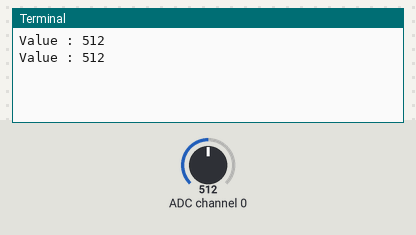
A program run on a simulated Raspberry Pi (BCM pin numbers). Parts: the last lines printed to the terminal. The test bench sets the inputs (shaded band); at power-on: ADC channel 0 = 512 (analog values on the 0–1023 scale).

Above: at 1.2 s.
1.3 s: ADC channel 0 set to 716
At 2.6 s:
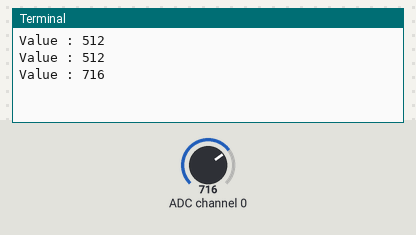
2.8 s: ADC channel 0 set to 900
At 3.7 s:
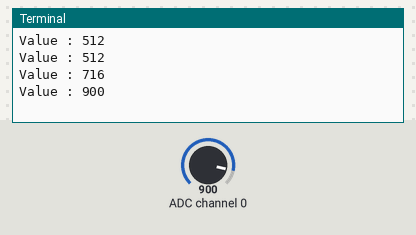
Timing chart, 0 to 5.8 s (numbered marks = the images above; inputs shaded):
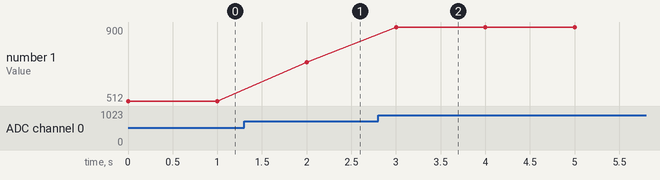

Measured:
- after the input at 1.3 s, the terminal: prints a new line after 0.70 s (image 1)
- after the input at 2.8 s, the terminal: prints a new line after 0.20 s (image 2)
- plotted number 1: 512 → 716 after the input at 1.3 s, 716 → 900 after the input at 2.8 s

The program:

spi-test.py
```python
import spidev
import time

# Sensor Port - where analog device is connected to
sensorChannel = 0

spi = spidev.SpiDev()
# Open connection to SPI device: Bus 0, Device 0
spi.open(0,0)

# Read using SPI - A to D convertor
# Has 0 to 7 inputs
# Returns integer of value read 0 to 1023
# or returns -1 on error
def readAnalog(input):
    if (input < 0 or input > 7):
        return -1
    req = 8+input
    # shift to higher bits
    req = req << 4
    # 1 and 0 are start and stop values in tuple
    resp = spi.xfer2([1,req,0])
    # resp is split across two entries [1] and [2]
    # shift and merge these together
    high = resp[1]&3
    low = resp[2]
    return ((high<<8) + low)


while True:
    analogValue = readAnalog(sensorChannel)
    print ("Value : " + str(analogValue))
    time.sleep(1)
```
